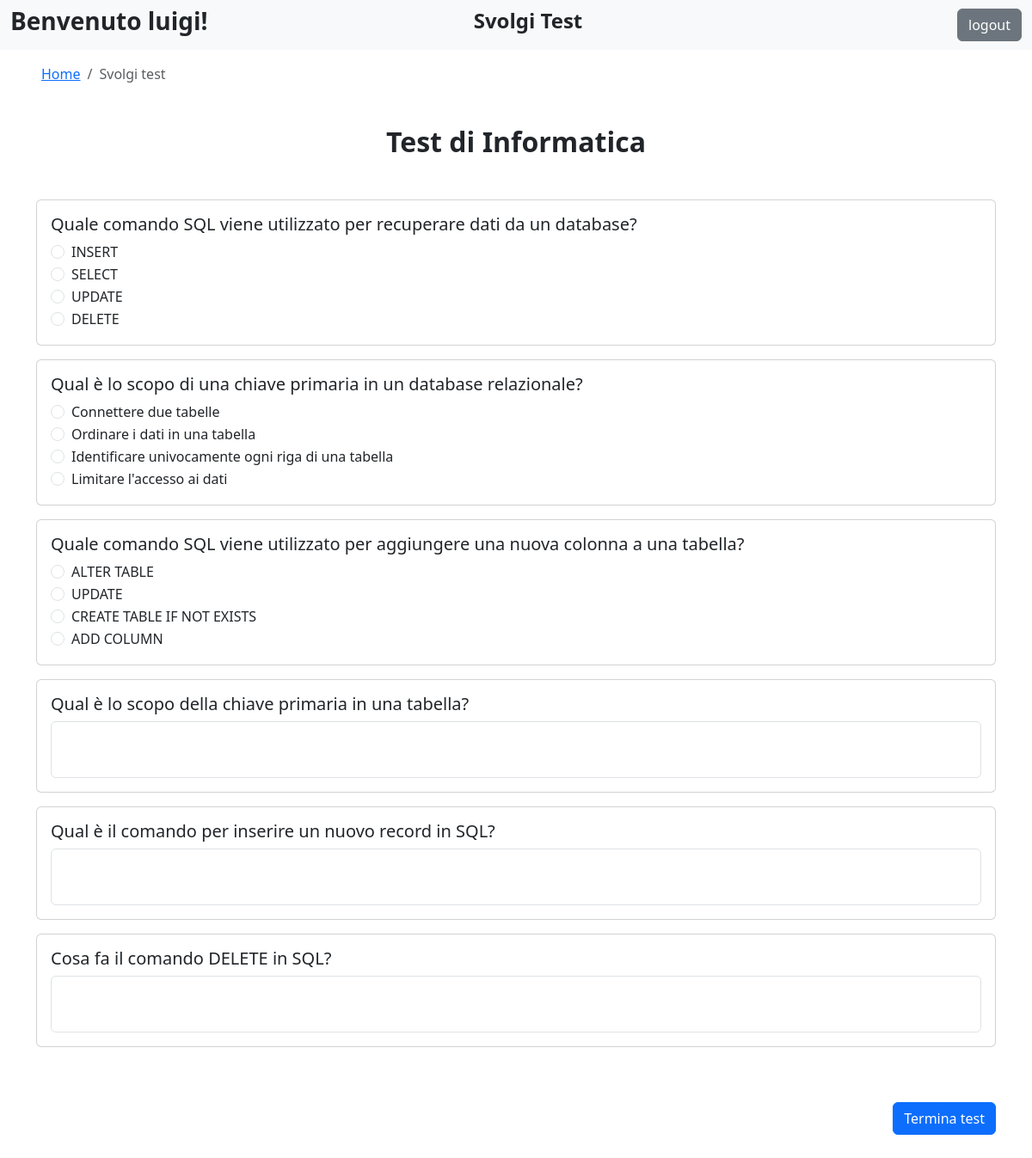
Before: /svolgi_test.php?id_test=1 (signed in) with the older database file.
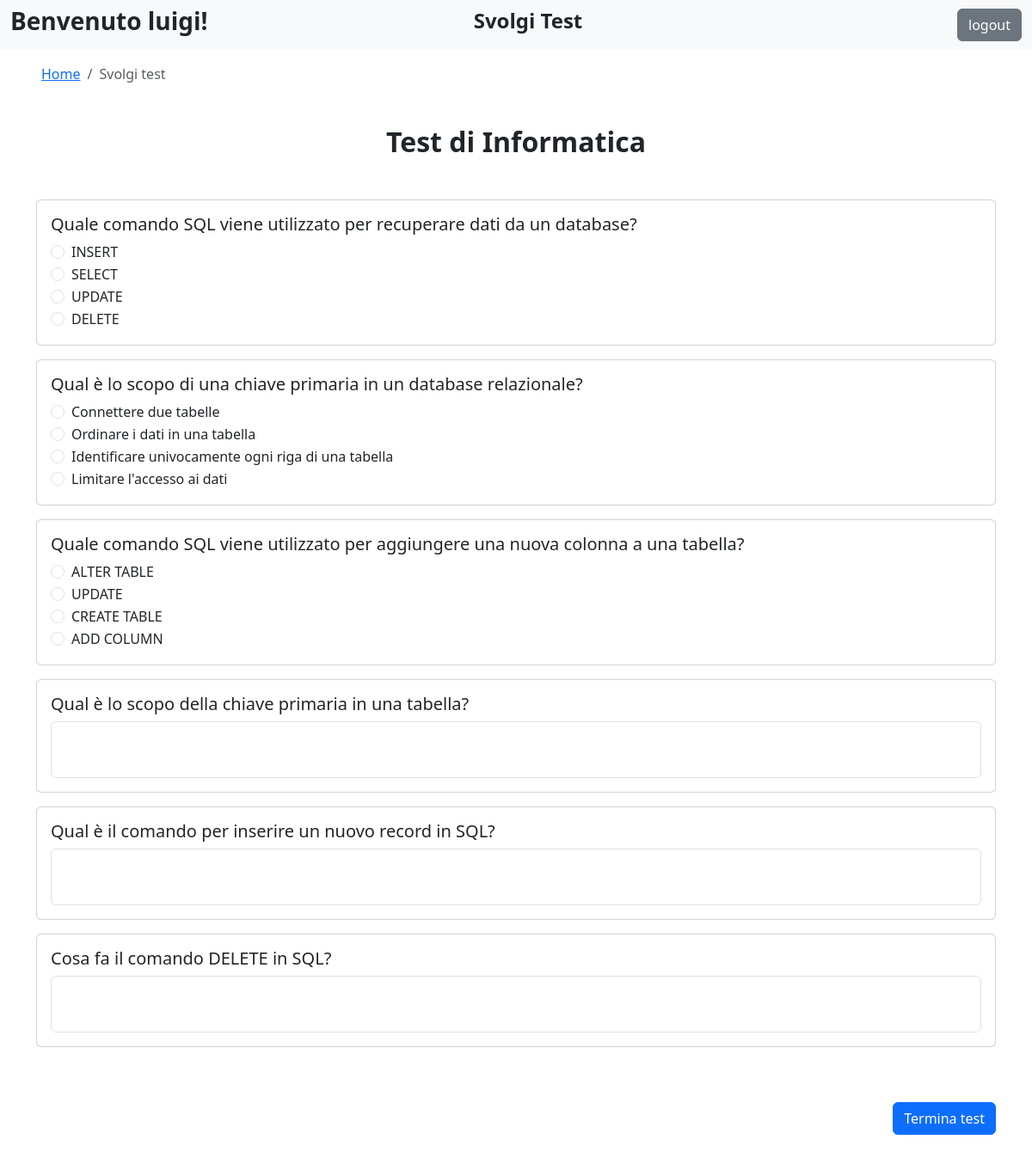
After: the same page with the newer database file.
### tables this page shows
CREATE TABLE IF NOT EXISTS `risposta` (
  `id` int(11) NOT NULL,
  `testo` varchar(2000) DEFAULT NULL,
  `corretta` tinyint(1) NOT NULL,
  `id_domanda` int(11) NOT NULL
);

### svolgi_test.php (the view, shortened to what this page needs)
<?php
    include "include/db.php";
    if ($_SERVER['REQUEST_METHOD'] === 'GET' && isset($_GET["id_test"])){
        $id_test = $_GET["id_test"];
    } else if ($_SERVER['REQUEST_METHOD'] === 'POST' && isset($_POST["id_test"]) && isset($_POST["invia"])) {
        $id_test = $_POST["id_test"];
        $id_user = $_SESSION["user_id"];
        unset($_POST['invia']);
        foreach ($_POST["risposte"] as $id_domanda => $risposta_data) {
            $sql = "INSERT INTO risposte_date (id_test, id_user, id_domanda, tipologia_domanda, risposta_data)
                    VALUES (?, ?, ?,
                    (SELECT tipo FROM domanda WHERE id = ?), ?)
                    ON DUPLICATE KEY UPDATE risposta_data = ?";
            $stmt = $conn->prepare($sql);
            if (is_array($risposta_data)) {
                $risposta_data = implode(",", array_map('strval', $risposta_data));
            }
            $stmt->bind_param("iiiiss", $id_test, $id_user, $id_domanda, $id_domanda, $risposta_data, $risposta_data);
            $stmt->execute();
        }
        go_to("studenti.php");
        exit();
    } else {
        go_to("studenti.php");
        exit();
    }
    $sql = "SELECT * FROM test WHERE id = ?";
    $stmt = $conn->prepare($sql);
    $stmt->bind_param("i", $id_test);
    $stmt->execute();
    $result = $stmt->get_result();
    $test = $result->fetch_assoc();
    $sql = "SELECT * FROM domanda WHERE id_test = ?";
    $stmt = $conn->prepare($sql);
    $stmt->bind_param("i", $id_test);
    $stmt->execute();
    $result = $stmt->get_result();
    $domande = $result->fetch_all(MYSQLI_ASSOC);
    for ($i = 0; $i < count($domande); $i++) {
        $sql = "SELECT * FROM risposta WHERE id_domanda = ?";
        $stmt = $conn->prepare($sql);
        $stmt->bind_param("i", $domande[$i]["id"]);
        $stmt->execute();
        $result = $stmt->get_result();
        $risposte = $result->fetch_all(MYSQLI_ASSOC);
        $r = array();
        foreach ($risposte as $key => $risposta) {
            $risposta["indice"] = $key;
            $r[] = $risposta;
        }
        $domande[$i]["risposte"] = $r;
    }
?>
<!DOCTYPE html>
<html lang="en">
<head>
    <link rel="stylesheet" href="css/textarea_grow.css"/>
    <link rel="stylesheet" href="https://cdn.jsdelivr.net/npm/bootstrap@4.3.1/dist/css/bootstrap.min.css">
    <link href="https://cdn.jsdelivr.net/npm/bootstrap@5.3.0-alpha1/dist/css/bootstrap.min.css" rel="stylesheet">
    <link href="https://cdn.jsdelivr.net/npm/bootstrap-icons/font/bootstrap-icons.css" rel="stylesheet">
</head>
<body>
    <nav class="navbar navbar-expand-lg navbar-light bg-light">
        <div class="container-fluid d-flex justify-content-between">
            <h3 class="fw-bold">Benvenuto <?php echo $_SESSION["username"]; ?>!</h3>
            <h4 class="fw-bold text-center" style="transform: translateX(-50%);">Svolgi Test</h4>
            <form class="d-flex" method="POST" action="php/do_logout.php">
                <input class="btn btn-secondary ms-auto" type="submit" id="logout" name="logout" value="logout">
            </form>
        </div>
    </nav>
    <div class="ms-5 mt-3">
        <nav aria-label="breadcrumb">
            <ol class="breadcrumb">
                <li class="breadcrumb-item"><a href="studenti.php">Home</a></li>
                <li class="breadcrumb-item active" aria-current="page">Svolgi test</li>
            </ol>
        </nav>
    </div>
    <div class="my-3" style="height: 100%;">
        <h2 class="fw-bold text-center my-5"><?php echo $test["titolo"] ?></h2>
        <form method="POST" action="svolgi_test.php" class="w-90 container mb-3">
            <?php
                foreach ($domande as $domanda) {
                    echo "<div class='card mb-3'>";
                    echo "<div class='card-body'>";
                    echo "<h5 class='card-title'>" . $domanda["testo"] . "</h5>";
                    foreach ($domanda["risposte"] as $key => $risposta) {
                        echo "<div class='form-check'>";
                        echo "<input class='form-check-input' type='radio' name='risposte[" . $domanda["id"] . "]' value='" . $key+1 . "'>";
                        echo "<label class='form-check-label'>" . $risposta["testo"] . "</label>";
                        echo "</div>";
                    }
                    if ($domanda["tipo"] === "aperta") {
                        echo "<div class='grow-wrap'><textarea class='form-control' name='risposte[" . $domanda["id"] . "]' onInput=\"this.parentNode.dataset.replicatedValue = this.value\"></textarea></div>";
                    }
                    echo "</div></div>";
                }
            ?>
            <input type="submit" name="invia" class="btn btn-primary float-right my-5" value="Termina test">
        </form>
    </div>
</body>
</html>

Changed rows visible on the page:
changed risposta: testo "CREATE TABLE IF NOT EXISTS" → "CREATE TABLE"
